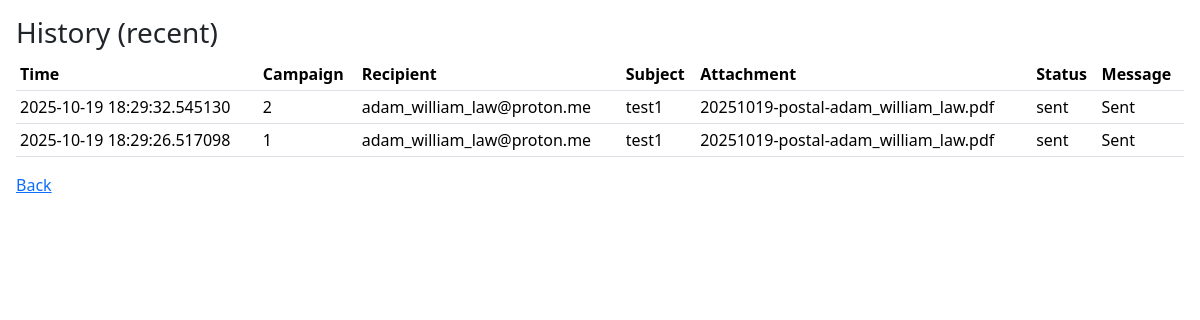
The app's page /history with its own data.
### models.py (models this page shows)
class SendLog(db.Model):
    id = db.Column(db.Integer, primary_key=True)
    campaign_id = db.Column(db.Integer)
    recipient = db.Column(db.String(300))
    subject = db.Column(db.String(500))
    attachment_name = db.Column(db.String(500))
    status = db.Column(db.String(50))
    message = db.Column(db.Text)
    timestamp = db.Column(db.DateTime, default=datetime.utcnow)

### app.py (the view)
@app.route('/history')
def history():
    logs = db.session.query(SendLog).order_by(SendLog.timestamp.desc()).limit(100).all()
    return render_template('history.html', logs=logs)

### templates/history.html
<!doctype html>
<html>
<head><meta charset="utf-8"><title>History</title>
<link href="https://cdn.jsdelivr.net/npm/bootstrap@5.3.2/dist/css/bootstrap.min.css" rel="stylesheet"></head>
<body class="p-3">
{% if campaign %}
<h3>History for campaign: {{ campaign.name }}</h3>
{% else %}
<h3>History (recent)</h3>
{% endif %}
<table class="table table-sm"><thead><tr><th>Time</th><th>Campaign</th><th>Recipient</th><th>Subject</th><th>Attachment</th><th>Status</th><th>Message</th></tr></thead><tbody>
{% for l in logs %}
<tr><td>{{ l.timestamp }}</td><td>{{ l.campaign_id }}</td><td>{{ l.recipient }}</td><td>{{ l.subject }}</td><td>{{ l.attachment_name }}</td><td>{{ l.status }}</td><td>{{ l.message }}</td></tr>
{% endfor %}
</tbody></table>
<a href="/">Back</a>
</body></html>

### records on screen
SendLog: timestamp "2025-10-19 18:29:32.545130", campaign_id "2", recipient "adam_william_law@proton.me", subject "test1", attachment_name "20251019-postal-adam_william_law.pdf", status "sent", message "Sent"
SendLog: timestamp "2025-10-19 18:29:26.517098", campaign_id "1", recipient "adam_william_law@proton.me", subject "test1", attachment_name "20251019-postal-adam_william_law.pdf", status "sent", message "Sent"
